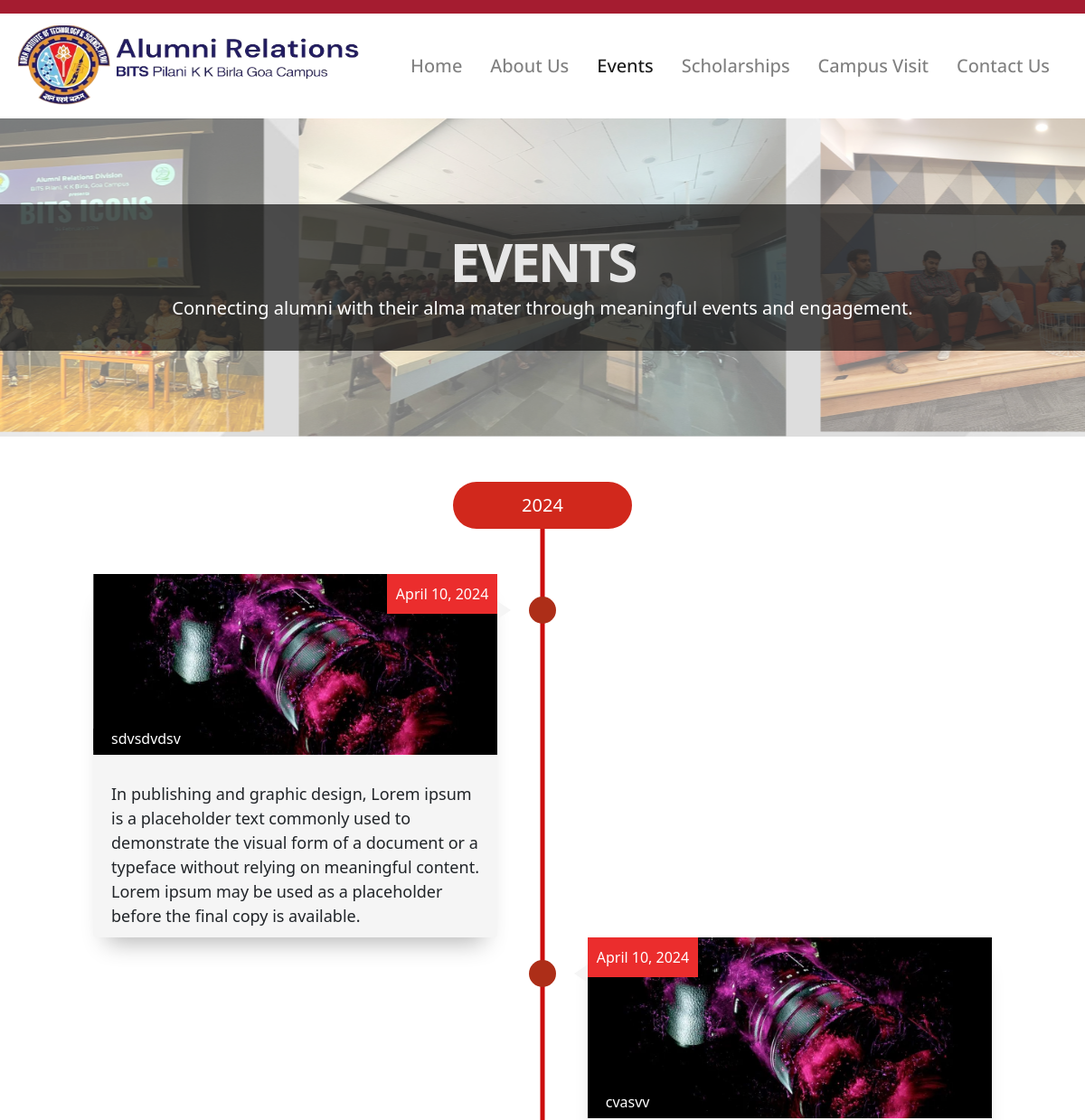
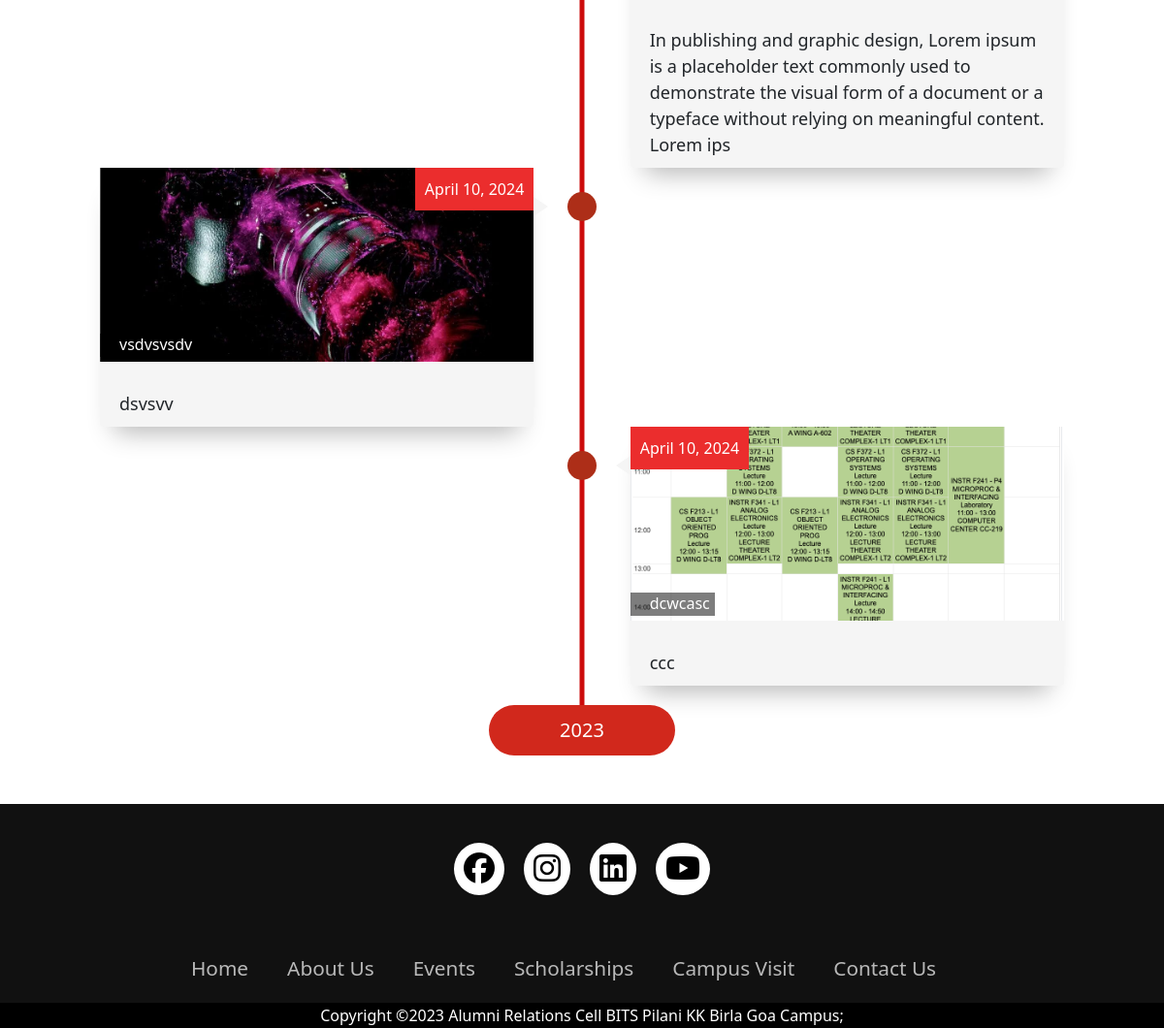
Page /events/ on the earlier database version (2 pictures, top to bottom).
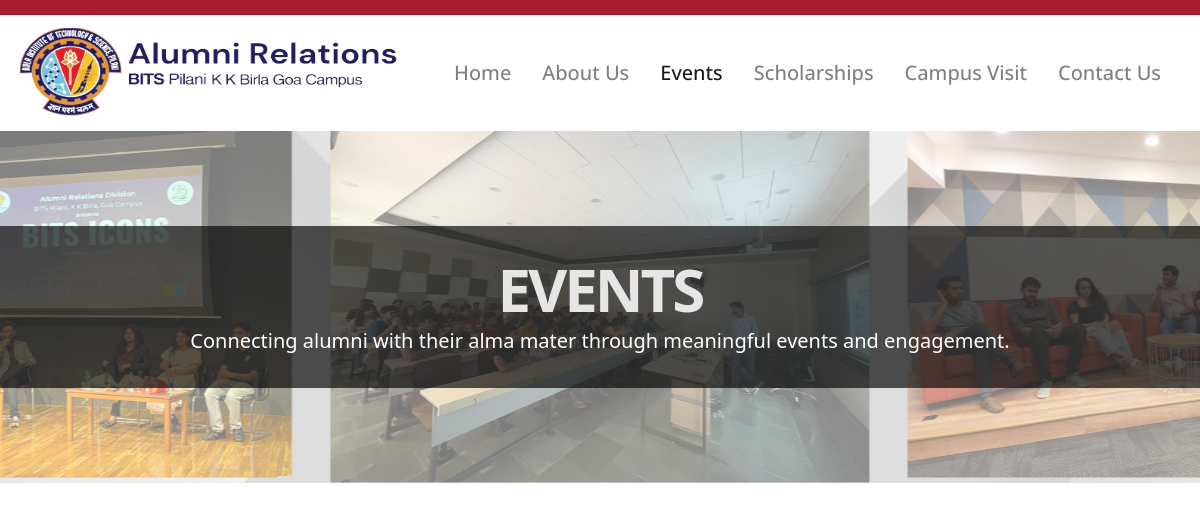
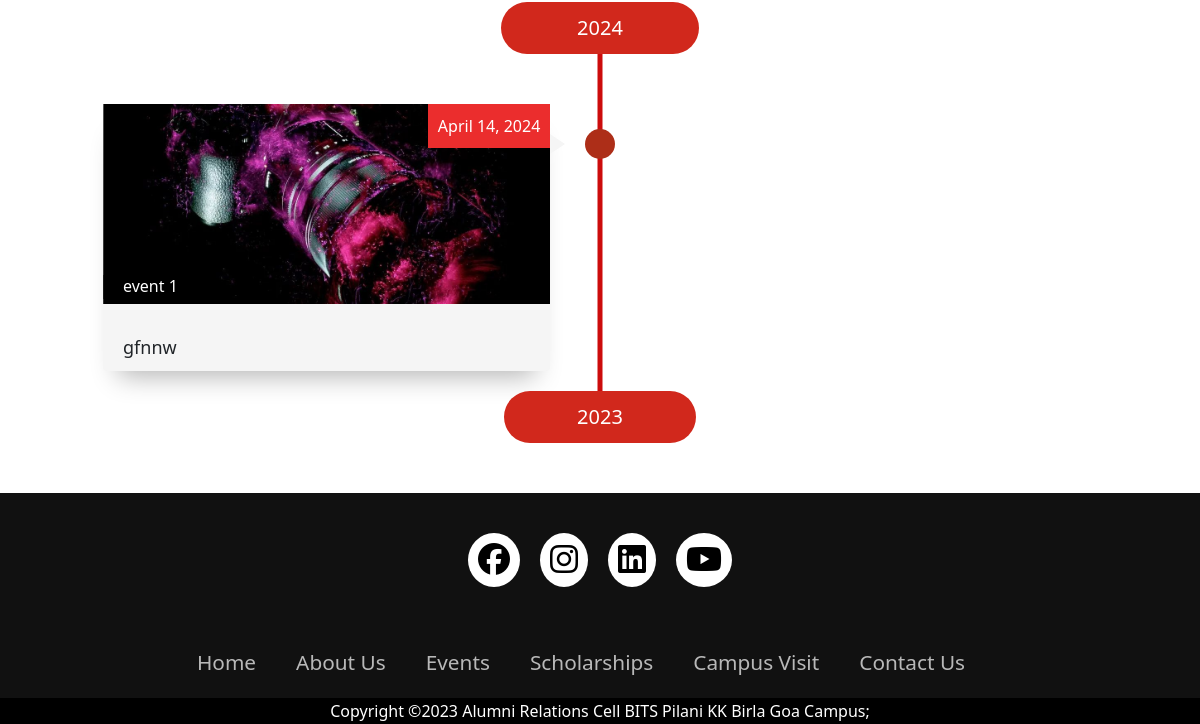
Same page on the later database version (2 pictures, top to bottom).
### base/models.py (models this page shows, shortened)
class event(models.Model):
    title = models.CharField(max_length=254, null=False, blank=False)
    image = models.ImageField(upload_to="eventsImages/")
    content = models.CharField(max_length=1016, null=False, blank=False)
    date = models.DateField()
    updated = models.DateTimeField(auto_now=True)

### base/views.py (the view)
# urls.py: path('events/', eventView, name="events"),
def eventView(request):
    current_year = datetime.datetime.now().year
    eventObjects = event.objects.filter(date__year=current_year)
    context = {"events": eventObjects,
               "currentYear": current_year,
               "prevYear": current_year-1}
    return render(request, 'base/events.html', context)

### base/templates/base/events.html (shortened to what this page needs)
{%extends "base/base.html"%}
{%load static%}
{% block extrahead %}
  <link rel="stylesheet" href="{% static 'css/events.css' %}">
  <link rel="stylesheet" href="{% static 'css/aboutUs.css' %}">
    <link href="https://cdn.jsdelivr.net/npm/tailwindcss@2.2.16/dist/tailwind.min.css" rel="stylesheet">
{% endblock %}
{%block content%}
<section class="w-full py-12 md:py-24 lg:py-32 bg-center bg-cover " style="background-image: url('/static/images/eventsBanner.png');">
  <div class="container flex flex-col items-center px-4 md:px-6 space-y-4 mx-auto">
    <div class="text-center space-y-2">
      <h1 class="text-4xl font-bold tracking-tighter sm:text-4xl md:text-6xl" style="color: #e6e6e6;">Events</h1>
      <p class="text-gray-500 md:text-xl dark:text-gray-400"; style="color: rgb(255, 255, 255);">
        Connecting alumni with their alma mater through meaningful events and engagement.
      </p>
    </div>
  </div>
</section>
<section style="height: 50px;">
</section>
<section class="timeline">
  <div
    class="container text-center"
    style="
      margin-bottom: 20px;
      position: relative;
      z-index: 1;
      justify-content: center;
    "
  >
    <button
      class="btn btn-lg"
      style="
        background-color: #d1281c;
        border-radius: 50px;
        width: 20%;
        justify-content: center;
        align-items: center;
      "
    >
      <h3 style="color: #ffffff; margin-bottom: 5px; margin-top: 5px">
        {{currentYear}}
      </h3>
    </button>
  </div>
  <div class="container" style="margin-top: 50px; margin-bottom: 50px; position: relative">
    {%for event in events%}
      <div class="timeline-item">
        <div class="timeline-img">
        </div>
        <div class="timeline-content timeline-card js--fadeInRight">
          <div class="timeline-img-header">
            <div class="imageContainer">
              <img class="imageData" src="{{event.image.url}}" alt="img">
            </div>
            <h2 class="title-background">{{event.title}}</h2>
          </div>
          <div class="date">{{event.date}}</div>
          <p>
            {{event.content}}
          </p>
        </div>
      </div>
    {%endfor%}
    <div class="container text-center"
      style="
        margin-top: 20px;
        margin-bottom: 20px;
        position: relative;
        z-index: 1;
        justify-content: center;
      "
    >
      <button
        class="btn btn-lg"
        style="
          background-color: #d1281c;
          border-radius: 50px;
          width: 20%;
          justify-content: center;
          align-items: center;
        "
      >
        <h3 style="color: #ffffff; margin-bottom: 5px; margin-top: 5px">
          {{prevYear}}
        </h3>
      </button>
    </div>
  </div>
</section>
{%endblock%}

Differences in the rows shown:
removed event: image (picture), title "sdvsdvdsv", date "April 10, 2024", content "In publishing and graphic design, Lorem ipsum is a placeholder text commonly used to demonstrate the visual form of a document or a typeface without relying on meaningful content. Lorem ipsum may be used as a placeholder before the final copy is available."
removed event: image (picture), title "cvasvv", date "April 10, 2024", content "In publishing and graphic design, Lorem ipsum is a placeholder text commonly used to demonstrate the visual form of a document or a typeface without relying on meaningful content. Lorem ips"
removed event: image (picture), title "vsdvsvsdv", date "April 10, 2024", content "dsvsvv"
removed event: image (picture), title "dcwcasc", date "April 10, 2024", content "ccc"
added event: image (picture), title "event 1", date "April 14, 2024", content "gfnnw"
